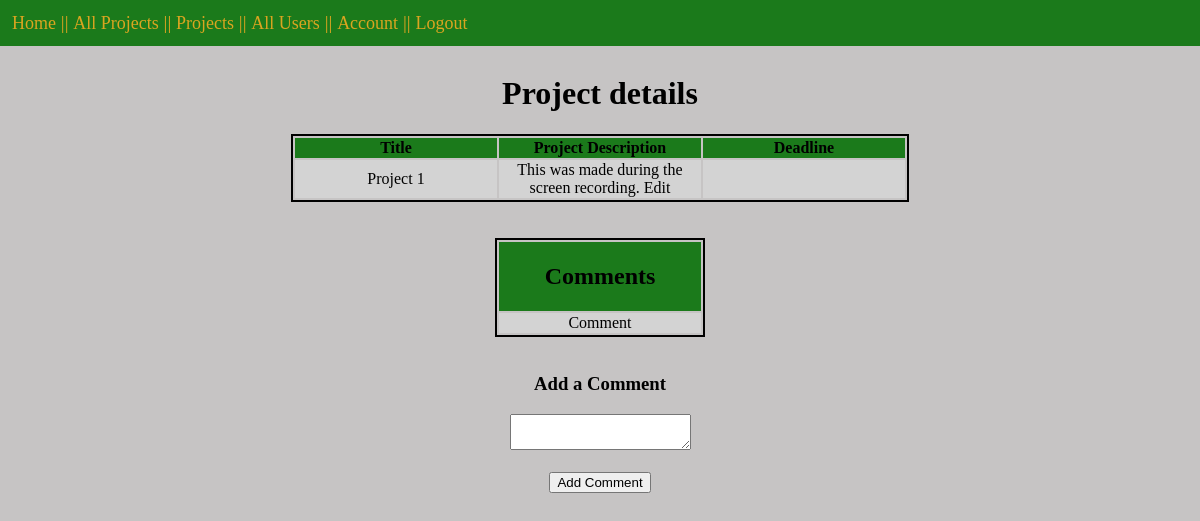
The app's page /projects/2 (signed in) with its own data.
### models.py (models this page shows, shortened)
class Project(db.Model):
    id = db.Column("id", db.Integer, primary_key=True)
    title = db.Column("title", db.String(200))
    text = db.Column("text", db.String(100))
    deadline = db.Column("deadline", db.String(50))
    user_id = db.Column(db.Integer, db.ForeignKey("user.id"), nullable=False)
    comments = db.relationship("Comment", backref="project", cascade = "all, delete-orphan", lazy=True)

class Comment(db.Model):
    id = db.Column(db.Integer, primary_key=True)
    date_posted = db.Column(db.DateTime, nullable=False)
    content = db.Column(db.VARCHAR, nullable=False)
    project_id = db.Column(db.Integer, db.ForeignKey("project.id"), nullable=False)
    user_id = db.Column(db.Integer, db.ForeignKey("user.id"), nullable=False)

### project.py (the view)
@app.route('/projects/<project_id>')
def get_project(project_id):
    if session.get('user'):
        project = db.session.query(Project).filter_by(id=project_id, user_id=session['user_id']).one()
        form=CommentForm()
        return render_template('project.html', project=project, user=session['user_id'], form=form)
    else:
        return redirect(url_for('login'))

### forms.py
class CommentForm(FlaskForm):
    class Meta:
        csrf = False
    comment = TextAreaField('Add a Comment',validators=[Length(min=1)])
    submit = SubmitField('Add Comment')

### templates/project.html (shortened to what this page needs)
<!DOCTYPE html>
<html lang="en">
    <head>
        <link rel="stylesheet" href="{{ url_for('static', filename='styles.css') }}">
        <header>
            <nav>
                <a href="{{ url_for('index') }}"> Home</a> ||
                <a href="{{ url_for('all_projects') }}">All Projects</a> ||
                <a href="{{ url_for('get_projects') }}"> Projects</a> ||
                <a href="{{ url_for('all_users') }}">All Users</a> ||
                <a href="{{ url_for('view_account') }}">Account</a> ||
                <a href="{{ url_for('logout') }}">Logout</a>
            </nav>
        </header>
    </head>
    <body>
        <br>
        <h1>Project details</h1>
        <table>
            <tr>
                <th>Title</th>
                <th>Project Description</th>
                <th>Deadline</th>
            </tr>
            <tr>
                <td>{{ project.title }}</td>
                <td>{{ project.text }}</td>
                <td>{{ project.deadline }}</td>
            </tr>
        </table>
        <br><br>
        <table>
            {% if project.comments %}
                {% if project.comments|length > 0 %}
                    <tr>
                        <th><h2>Comments</h2></th>
                    </tr>
                    {% for comment in project.comments %}
                    <tr>
                        <td>{{ comment.content }}</td>
                    </tr>
                    {% endfor %}
                {% endif %}
            {% endif %}
        </table>
        <br>
        <form action="{{ url_for('new_comment', project_id=project.id) }}" method="post">
            <div class="formwrapper">
                <div class="form-field">
                    <h3>{{ form.comment.label }}</h3>
                    {{ form.comment }}
                </div>
                <br>
                {{ form.submit }}
            </div>
        </form>
    </body>
</html>

### static/styles.css (style rules this page uses)
h2 { text-align: center; }
header nav { position: fixed; top: 0; left: 0; width: 100%; list-style-type: none; margin: 0; padding: 0; overflow: hidden; background-color: rgb(27, 122, 27); color: goldenrod; display: block; padding: 12px 12px; text-decoration: none; font-size: larger; text-align: left; }
header a { color: goldenrod; text-decoration: none; }
body { margin: 3%; background-color: rgb(198, 196, 196); text-align: center; }
table { margin-left: auto; margin-right: auto; border: 2px solid black; }
th { width: 200px; background-color: rgb(27, 122, 27); }
tr:nth-child(even) { background-color: lightgray; }
td { width: 100px; border: black; }
a { font-size: large; }

### records on screen
Project: title "Project 1", text "This was made during the screen recording. Edit"
Comment: content "Comment"
